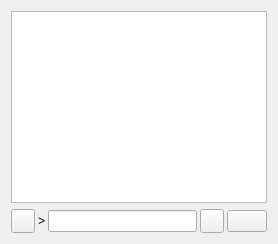
     <widget class="QWidget" name="tab_console">
      <attribute name="title">
       <string>&amp;Console</string>
      </attribute>
      <layout class="QGridLayout" name="gridLayout">
       <item row="0" column="0">
        <widget class="QTextEdit" name="messagesWidget">
         <property name="minimumSize">
          <size>
           <width>0</width>
           <height>100</height>
          </size>
         </property>
         <property name="readOnly">
          <bool>true</bool>
         </property>
         <property name="tabKeyNavigation" stdset="0">
          <bool>false</bool>
         </property>
         <property name="columnCount" stdset="0">
          <number>2</number>
         </property>
        </widget>
       </item>
       <item row="1" column="0">
        <layout class="QHBoxLayout" name="horizontalLayout">
         <property name="spacing">
          <number>3</number>
         </property>
         <item>
          <widget class="QPushButton" name="copyButton">
           <property name="maximumSize">
            <size>
             <width>24</width>
             <height>24</height>
            </size>
           </property>
           <property name="toolTip">
            <string>Copy to clipboard</string>
           </property>
           <property name="text">
            <string/>
           </property>
           <property name="icon">
            <iconset resource="../bitcoin.qrc">
             <normaloff>:/icons/editcopy</normaloff>:/icons/editcopy</iconset>
           </property>
           <property name="shortcut">
            <string notr="true">Ctrl+L</string>
           </property>
           <property name="autoDefault">
            <bool>false</bool>
           </property>
          </widget>
         </item>
         <item>
          <widget class="QLabel" name="label">
           <property name="text">
            <string notr="true">&gt;</string>
           </property>
          </widget>
         </item>
         <item>
          <widget class="QLineEdit" name="lineEdit"/>
         </item>
         <item>
          <widget class="QToolButton" name="pasteButton">
           <property name="sizePolicy">
            <sizepolicy hsizetype="Minimum" vsizetype="Fixed">
             <horstretch>0</horstretch>
             <verstretch>0</verstretch>
            </sizepolicy>
           </property>
           <property name="minimumSize">
            <size>
             <width>24</width>
             <height>24</height>
            </size>
           </property>
           <property name="maximumSize">
            <size>
             <width>24</width>
             <height>24</height>
            </size>
           </property>
           <property name="toolTip">
            <string>Paste from clipboard</string>
           </property>
           <property name="text">
            <string/>
           </property>
           <property name="icon">
            <iconset resource="../bitcoin.qrc">
             <normaloff>:/icons/editpaste</normaloff>:/icons/editpaste</iconset>
           </property>
           <property name="shortcut">
            <string>Alt+P</string>
           </property>
          </widget>
         </item>
         <item>
          <widget class="QPushButton" name="clearButton">
           <property name="text">
            <string/>
           </property>
           <property name="icon">
            <iconset resource="../bitcoin.qrc">
             <normaloff>:/icons/dark/staking_off</normaloff>:/icons/dark/staking_off</iconset>
           </property>
          </widget>
         </item>
        </layout>
       </item>
      </layout>
     </widget>
